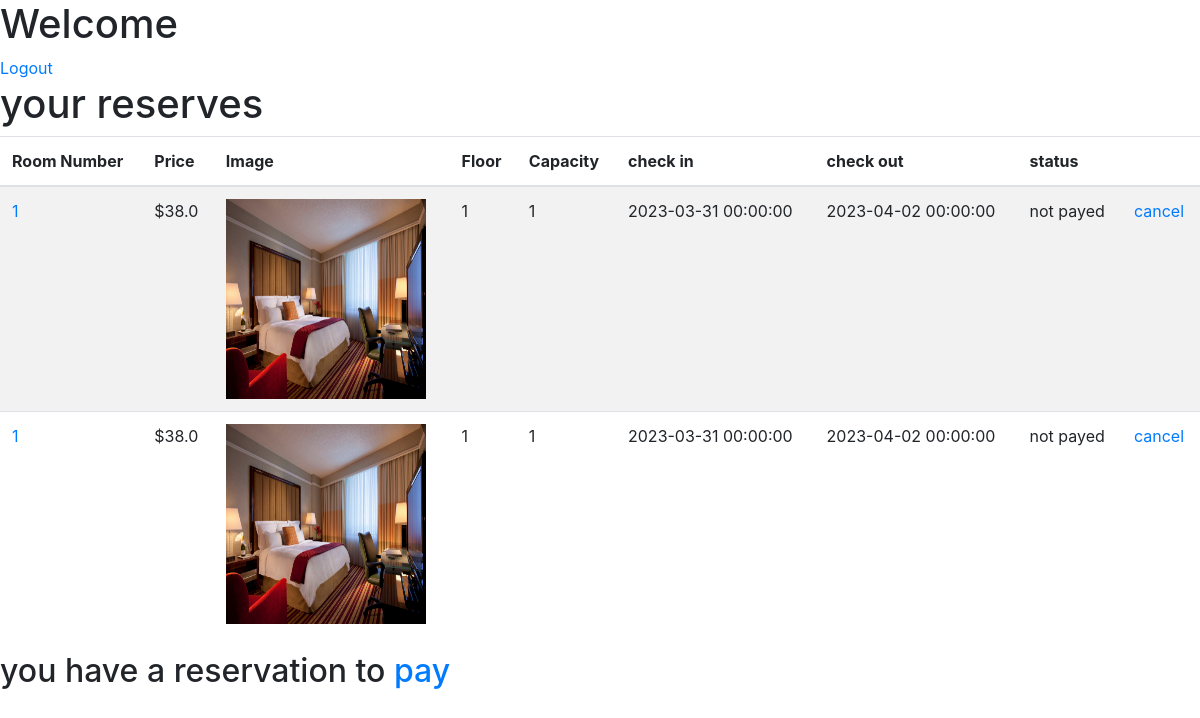
Page /reserves (signed in) on the committed database.
### model.py (models this page shows)
class Reservation(Base):
    __tablename__ = 'reservations'
    id = Column(Integer, primary_key=True)
    room_id = Column(Integer, ForeignKey('rooms.id'), nullable=False)
    guest_id = Column(Integer, ForeignKey('users.id'), nullable=False)
    start_date = Column(DateTime, nullable=False, default=datetime.utcnow)
    end_date = Column(DateTime, nullable=False)
    status = Column(Integer, nullable=False, default=0) # 0 = pending, 1 = payed, not comfirm , 2 = confirmed, 3 = cancelled
    room = relationship('Room', backref='reservations')

### user_route.py (the view)
@user_route.route('/reserves', methods=['GET'])
def reserves():
    with app.app_context():
        if not session.get('logged_in'):
            return redirect(url_for('authenticate_route.login'))
        else:
            user_id = session['id']
            reservations = get_reservations_by_guest_id(user_id)
            message = request.args.get('message')
            error = request.args.get('error')
            request_pay = False
            for reservation in reservations:
                if reservation.status == 0:
                    request_pay = True
                    break
            return render_template('user_reserves.html', reservations=reservations, request_pay= request_pay, message=message, error=error)

### controller.py (called while the page is built)
def get_reservations_by_guest_id(guest_id):
    session = DBSession()
    reservations_raw = session.query(Reservation).filter_by(guest_id=guest_id).all()
    reservations = []
    for reservation in reservations_raw:
        room = session.query(Room).get(reservation.room_id)
        reservation.room_number = room.room_number
        reservation.check_in = reservation.start_date.strftime("%d-%m-%Y")
        reservation.check_out = reservation.end_date.strftime("%d-%m-%Y")
        reservation.day_stay = reservation.end_date - reservation.start_date
        reservation.base_price = room.price
        reservation.price = room.price * reservation.day_stay.days
        reservation.floor = room.floor
        reservation.capacity = room.capacity
        reservation.image = room.image
        reservations.append(reservation)
    session.close()
    return reservations

### templates/user_reserves.html
{% extends "base.html" %}
{% block content %}
<h1>your reserves</h1>
<table class="table table-striped">
    <thead>
        <tr>
            <th>Room Number</th>
            <th>Price</th>
            <th>Image</th>
            <th>Floor</th>
            <th>Capacity</th>
            <th>check in</th>
            <th>check out</th>
            <th>status</th>
            <th></th>
        </tr>
    </thead>
    <tbody>
        {% for reservation in reservations %}
        <tr>
            <td><a href="{{ url_for('user_route.room', room_id=reservation.room_id) }}">{{ reservation.room_number }}</a></td>
            <td>${{ reservation.price }}</td>
            <td><img src="{{ url_for('static', filename='images/' + reservation.image) }}" alt="room image" width="200" height="200"></td>
            <td>{{ reservation.floor }}</td>
            <td>{{ reservation.capacity }}</td>
            <td>{{ reservation.start_date }}</td>
            <td>{{ reservation.end_date }}</td>
            <td>{{ "not payed" if reservation.status == 0 else "payed, wait for confirmation" if reservation.status == 1 else "confirmed" if reservation.status == 2 else "cancelled" }}</td>
            <td><a href="{{ url_for('user_route.cancel_reservation', reservation_id=reservation.id) }}">cancel</a></td>
        </tr>
        {% endfor %}
    </tbody>
</table>
{%if request_pay%}
<h2>you have a reservation to <a href="{{ url_for('user_route.payment') }}">pay</a>    </h2>
{%endif%}
{% endblock %}

### templates/base.html (shortened to what this page needs)
<!DOCTYPE html>
<html>
<head>
  <link rel="stylesheet" href="{{ url_for('static', filename='css/defaul_style.css') }}">
  <link rel="stylesheet" href="https://stackpath.bootstrapcdn.com/bootstrap/4.3.1/css/bootstrap.min.css">
</head>
<body>
  {% if session.get('logged_in') %}
  <h1>Welcome {{session.get('friendly_name')}}</h1>
  <a href="/logout">Logout</a>
  {% endif %}
  {% block content %}  {% endblock %}
</body>
</html>

### rows in the picture
Reservation: room_number "1", price "38.0", floor "1", capacity "1", start_date "2023-03-31 00:00:00", end_date "2023-04-02 00:00:00", status "not payed"
Reservation: room_number "1", price "38.0", floor "1", capacity "1", start_date "2023-03-31 00:00:00", end_date "2023-04-02 00:00:00", status "not payed"
